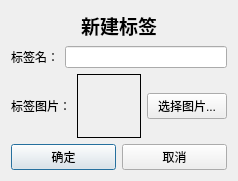
<?xml version="1.0" encoding="UTF-8"?>
<ui version="4.0">
 <class>CreateTagDialog</class>
 <widget class="QDialog" name="CreateTagDialog">
  <property name="windowTitle">
   <string>创建标签</string>
  </property>
  <layout class="QVBoxLayout" name="verticalLayout">
   <item>
    <widget class="QLabel" name="labelTitle">
     <property name="text">
      <string>新建标签</string>
     </property>
     <property name="alignment">
      <set>Qt::AlignCenter</set>
     </property>
     <property name="font">
      <font>
       <pointsize>14</pointsize>
       <weight>75</weight>
       <bold>true</bold>
      </font>
     </property>
    </widget>
   </item>
   <item>
    <layout class="QHBoxLayout" name="layoutName">
     <item>
      <widget class="QLabel" name="labelName">
       <property name="text">
        <string>标签名：</string>
       </property>
      </widget>
     </item>
     <item>
      <widget class="QLineEdit" name="lineEditTagName"/>
     </item>
    </layout>
   </item>
   <item>
    <layout class="QHBoxLayout" name="layoutImage">
     <item>
      <widget class="QLabel" name="labelImage">
       <property name="text">
        <string>标签图片：</string>
       </property>
      </widget>
     </item>
     <item>
      <widget class="QLabel" name="labelImagePreview">
       <property name="minimumSize">
        <size>
         <width>64</width>
         <height>64</height>
        </size>
       </property>
       <property name="frameShape">
        <enum>QFrame::Box</enum>
       </property>
      </widget>
     </item>
     <item>
      <widget class="QPushButton" name="buttonSelectImage">
       <property name="text">
        <string>选择图片...</string>
       </property>
      </widget>
     </item>
    </layout>
   </item>
   <item>
    <layout class="QHBoxLayout" name="layoutButtons">
     <item>
      <widget class="QPushButton" name="buttonBoxOk">
       <property name="text">
        <string>确定</string>
       </property>
       <property name="default">
        <bool>true</bool>
       </property>
      </widget>
     </item>
     <item>
      <widget class="QPushButton" name="buttonBoxCancel">
       <property name="text">
        <string>取消</string>
       </property>
      </widget>
     </item>
    </layout>
   </item>
  </layout>
 </widget>
 <resources/>
 <connections/>
</ui> 
